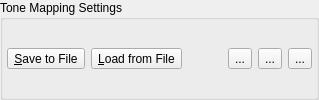
      <widget class="QGroupBox" name="groupSaveLoadTMOsetting">
       <property name="sizePolicy">
        <sizepolicy hsizetype="Expanding" vsizetype="Preferred">
         <horstretch>0</horstretch>
         <verstretch>0</verstretch>
        </sizepolicy>
       </property>
       <property name="toolTip">
        <string/>
       </property>
       <property name="whatsThis">
        <string>Here you can load and save a tone mapping settings file.&lt;br&gt;You can also apply the contents of the currently loaded settings file.</string>
       </property>
       <property name="title">
        <string>Tone Mapping Settings</string>
       </property>
       <layout class="QGridLayout" name="gridLayout_4">
        <property name="margin">
         <number>4</number>
        </property>
        <item row="0" column="0">
         <layout class="QGridLayout" name="gridLayout_24">
          <item row="0" column="0">
           <widget class="QToolButton" name="savesettingsbutton">
            <property name="sizePolicy">
             <sizepolicy hsizetype="Fixed" vsizetype="Fixed">
              <horstretch>0</horstretch>
              <verstretch>0</verstretch>
             </sizepolicy>
            </property>
            <property name="toolTip">
             <string>Save current parameters to a text file</string>
            </property>
            <property name="whatsThis">
             <string>Save current parameters (pregamma and TMO) to a text file.</string>
            </property>
            <property name="text">
             <string>&amp;Save to File</string>
            </property>
            <property name="icon">
             <iconset resource="../../icons.qrc">
              <normaloff>:/new/prefix1/images/filesave.png</normaloff>:/new/prefix1/images/filesave.png</iconset>
            </property>
            <property name="iconSize">
             <size>
              <width>24</width>
              <height>24</height>
             </size>
            </property>
           </widget>
          </item>
          <item row="0" column="1">
           <widget class="QToolButton" name="loadsettingsbutton">
            <property name="sizePolicy">
             <sizepolicy hsizetype="Fixed" vsizetype="Fixed">
              <horstretch>0</horstretch>
              <verstretch>0</verstretch>
             </sizepolicy>
            </property>
            <property name="toolTip">
             <string>Load an existing text file containing pregamma and TMO settings</string>
            </property>
            <property name="whatsThis">
             <string>Load an existing text file containing pregamma and TMO settings.</string>
            </property>
            <property name="text">
             <string>&amp;Load from File</string>
            </property>
            <property name="icon">
             <iconset resource="../../icons.qrc">
              <normaloff>:/new/prefix1/images/fileopen.png</normaloff>:/new/prefix1/images/fileopen.png</iconset>
            </property>
            <property name="iconSize">
             <size>
              <width>24</width>
              <height>24</height>
             </size>
            </property>
           </widget>
          </item>
          <item row="0" column="3">
           <widget class="QToolButton" name="saveButton">
            <property name="toolTip">
             <string>Save current parameters</string>
            </property>
            <property name="text">
             <string>...</string>
            </property>
            <property name="icon">
             <iconset resource="../../icons.qrc">
              <normaloff>:/new/prefix1/images/vcs_update.png</normaloff>:/new/prefix1/images/vcs_update.png</iconset>
            </property>
            <property name="iconSize">
             <size>
              <width>24</width>
              <height>24</height>
             </size>
            </property>
           </widget>
          </item>
          <item row="0" column="4">
           <widget class="QToolButton" name="loadButton">
            <property name="toolTip">
             <string>Load saved parameters</string>
            </property>
            <property name="text">
             <string>...</string>
            </property>
            <property name="icon">
             <iconset resource="../../icons.qrc">
              <normaloff>:/new/prefix1/images/vcs_commit.png</normaloff>:/new/prefix1/images/vcs_commit.png</iconset>
            </property>
            <property name="iconSize">
             <size>
              <width>24</width>
              <height>24</height>
             </size>
            </property>
           </widget>
          </item>
          <item row="0" column="5">
           <widget class="QToolButton" name="loadCommentsButton">
            <property name="toolTip">
             <string>Load parameters by comment</string>
            </property>
            <property name="text">
             <string>...</string>
            </property>
            <property name="icon">
             <iconset resource="../../icons.qrc">
              <normaloff>:/new/prefix1/images/vcs_add.png</normaloff>:/new/prefix1/images/vcs_add.png</iconset>
            </property>
            <property name="iconSize">
             <size>
              <width>24</width>
              <height>24</height>
             </size>
            </property>
           </widget>
          </item>
          <item row="0" column="2">
           <spacer name="horizontalSpacer">
            <property name="orientation">
             <enum>Qt::Horizontal</enum>
            </property>
            <property name="sizeHint" stdset="0">
             <size>
              <width>40</width>
              <height>20</height>
             </size>
            </property>
           </spacer>
          </item>
         </layout>
        </item>
       </layout>
      </widget>
